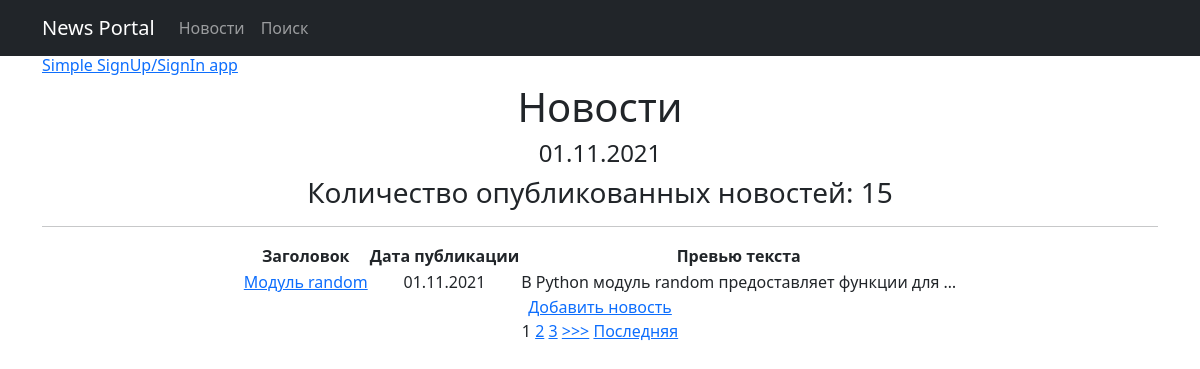
Page /news/ on the committed database.
### newapp/models.py (models this page shows, shortened)
class Post(models.Model):
    author = models.ForeignKey(Author, on_delete=models.CASCADE)
    ARTICLE = "AR"
    NEWS = "NE"
    TYPE = [
        (ARTICLE, "Статья"),
        (NEWS, "Новость")
    ]
    type = models.CharField(max_length=2, choices=TYPE, default=ARTICLE)
    timeCreation = models.DateTimeField(auto_now_add=True)
    categories = models.ManyToManyField(Category, through="PostCategory")
    title = models.CharField(max_length=128)
    text = models.TextField()
    rating = models.SmallIntegerField(default=0)

### newapp/views.py (the view)
# urls.py: path('', PostsList.as_view(), name='home'),
class PostsList(ListView):
    model = Post
    template_name = 'posts.html'
    context_object_name = 'posts'
    ordering = ['-timeCreation']
    paginate_by = 1
    def get_context_data(self, **kwargs):
        context = super().get_context_data(**kwargs)
        context['time_now'] = datetime.datetime.utcnow()
        context['posts_quantity'] = Post.objects.count()
        return context

### newapp/templatetags/custom_filters.py (called while the page is built)
@register.filter(name='censor')
def censor(value, arg):
    obscenity = ['блять']
    list_value = value.split()
    for i in range(len(list_value)):
        if list_value[i] in obscenity:
            list_value[i] = arg
    return " ".join(list_value)

### templates/posts.html (shortened to what this page needs)
{% extends 'default.html' %}
{% load custom_filters %}
{% block content %}
    <h1>Новости</h1>
    <h4>{{ time_now|date:"d.m.Y" }}</h4>
    <h3>Количество опубликованных новостей: {{ posts_quantity }}</h3>
    <hr>
    {% if posts %}
        <table class="mx-auto">
            <thead>
                <tr>
                    <th>Заголовок</th>
                    <th>Дата публикации</th>
                    <th>Превью текста</th>
                </tr>
            </thead>
        {% for post in posts %}
            <tr>
                <td><a href="{% url 'post_detail' post.id %}">{{ post.title|censor:"" }}</a></td>
                <td>{{ post.timeCreation|date:"d.m.Y" }}</td>
                <td>{{ post.text|truncatechars:50|censor:"" }}</td>
            </tr>
        {% endfor %}
        </table>
        <a href="{% url 'post_add' %}">Добавить новость</a><br>
        {% if is_paginated %}
            {% for num in page_obj.paginator.page_range %}
                {% if page_obj.number == num %}
                    <a>{{ num }}</a>
                {% elif num > page_obj.number|add:'-3' and num < page_obj.number|add:'3' %}
                    <a href="?page={{ num }}">{{ num }}</a>
                {% endif %}
            {% endfor %}
            {% if page_obj.has_next %}
                <a href="?page={{ page_obj.next_page_number }}">>>></a>
                <a href="?page={{ page_obj.paginator.num_pages }}">Последняя</a>
            {% endif %}
        {% endif %}
    {% else %}
        <h2>Новостей нет!</h2>
    {% endif %}
{% endblock content %}

### rows in the picture
Post: title|censor "Модуль random", timeCreation "01.11.2021", text|censor "В Python модуль random предоставляет функции для …"

### other values in the picture
{{ time_now|date:"d.m.Y" }} "01.11.2021"
{{ posts_quantity }} "15"
{{ num }} "1"
{{ num }} "2" "3"
